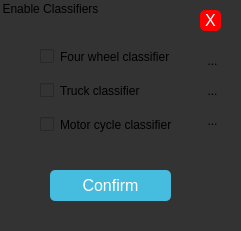
       <widget class="QGroupBox" name="classifier">
        <property name="geometry">
         <rect>
          <x>270</x>
          <y>20</y>
          <width>241</width>
          <height>231</height>
         </rect>
        </property>
        <property name="styleSheet">
         <string notr="true">background-color: #333;
border-radius: 8px;</string>
        </property>
        <property name="title">
         <string>Enable Classifiers</string>
        </property>
        <widget class="QPushButton" name="selectInt_2">
         <property name="enabled">
          <bool>true</bool>
         </property>
         <property name="geometry">
          <rect>
           <x>50</x>
           <y>170</y>
           <width>121</width>
           <height>31</height>
          </rect>
         </property>
         <property name="font">
          <font>
           <pointsize>-1</pointsize>
          </font>
         </property>
         <property name="mouseTracking">
          <bool>true</bool>
         </property>
         <property name="autoFillBackground">
          <bool>false</bool>
         </property>
         <property name="styleSheet">
          <string notr="true">background-color: #46bcde;
font-size: 16px;
color: white;
border-radius: 5px;</string>
         </property>
         <property name="text">
          <string>Confirm</string>
         </property>
        </widget>
        <widget class="QWidget" name="verticalLayoutWidget">
         <property name="geometry">
          <rect>
           <x>30</x>
           <y>30</y>
           <width>160</width>
           <height>121</height>
          </rect>
         </property>
         <layout class="QVBoxLayout" name="verticalLayout">
          <property name="spacing">
           <number>0</number>
          </property>
          <property name="leftMargin">
           <number>10</number>
          </property>
          <item>
           <widget class="QCheckBox" name="classifierFW">
            <property name="text">
             <string>Four wheel classifier</string>
            </property>
           </widget>
          </item>
          <item>
           <widget class="QCheckBox" name="classifierTR">
            <property name="text">
             <string>Truck classifier</string>
            </property>
           </widget>
          </item>
          <item>
           <widget class="QCheckBox" name="classifierMT">
            <property name="text">
             <string>Motor cycle classifier</string>
            </property>
           </widget>
          </item>
         </layout>
        </widget>
        <widget class="QPushButton" name="closebj_9">
         <property name="enabled">
          <bool>true</bool>
         </property>
         <property name="geometry">
          <rect>
           <x>200</x>
           <y>10</y>
           <width>21</width>
           <height>21</height>
          </rect>
         </property>
         <property name="font">
          <font>
           <pointsize>-1</pointsize>
          </font>
         </property>
         <property name="mouseTracking">
          <bool>true</bool>
         </property>
         <property name="autoFillBackground">
          <bool>false</bool>
         </property>
         <property name="styleSheet">
          <string notr="true">background-color: rgb(255, 0, 0);
font-size: 16px;
color: white;
border-radius: 5px;</string>
         </property>
         <property name="text">
          <string>X</string>
         </property>
        </widget>
        <widget class="QToolButton" name="classifierFWpath">
         <property name="geometry">
          <rect>
           <x>200</x>
           <y>51</y>
           <width>25</width>
           <height>20</height>
          </rect>
         </property>
         <property name="text">
          <string>...</string>
         </property>
        </widget>
        <widget class="QToolButton" name="classifierTRpath">
         <property name="geometry">
          <rect>
           <x>200</x>
           <y>81</y>
           <width>25</width>
           <height>20</height>
          </rect>
         </property>
         <property name="text">
          <string>...</string>
         </property>
        </widget>
        <widget class="QToolButton" name="classifierMTpath">
         <property name="geometry">
          <rect>
           <x>200</x>
           <y>110</y>
           <width>25</width>
           <height>21</height>
          </rect>
         </property>
         <property name="text">
          <string>...</string>
         </property>
        </widget>
       </widget>
